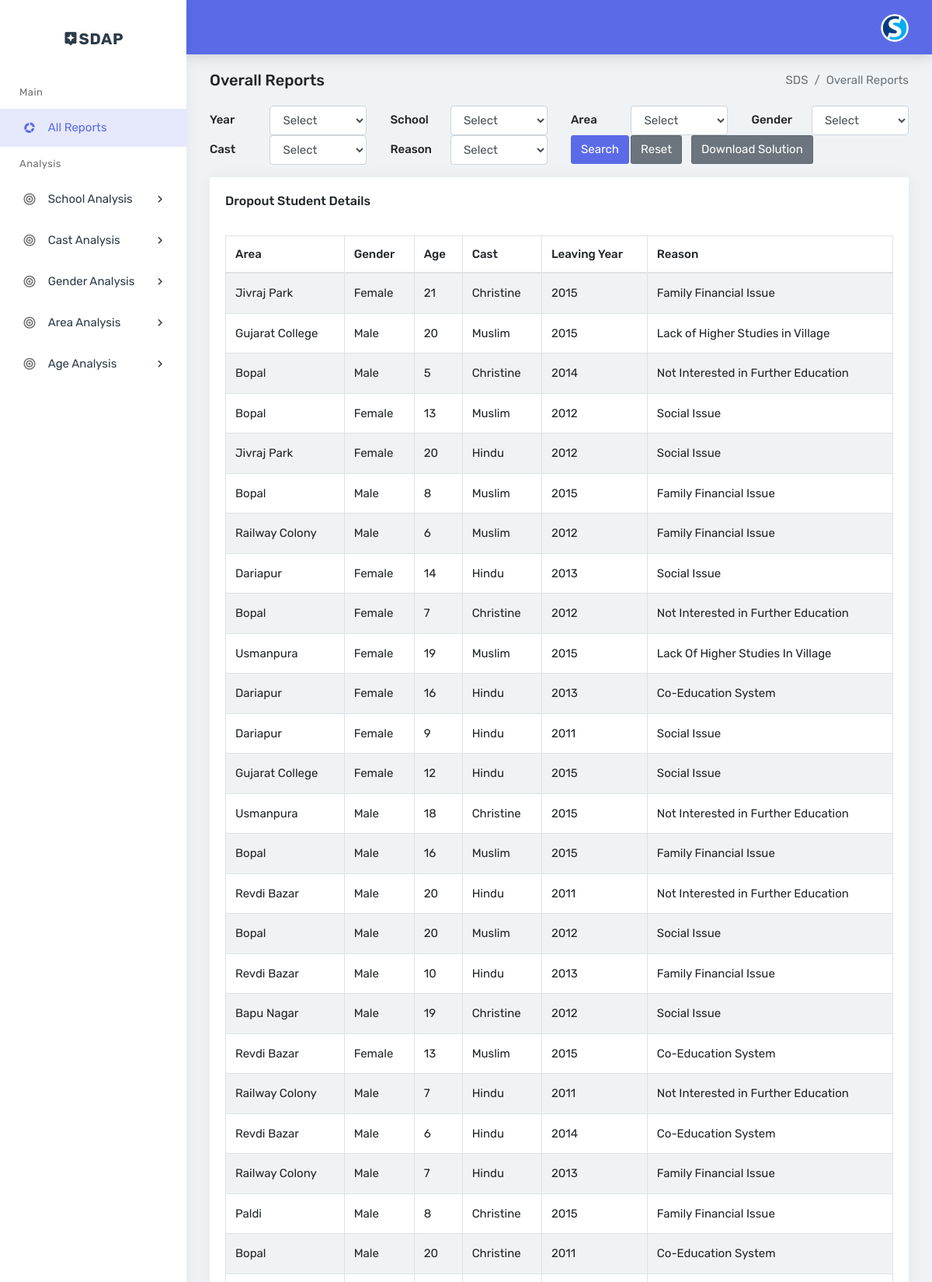
/media/index.php (upper part), run on the app's committed database.
### tables this page shows
CREATE TABLE `dropout_details` (
  `drop_id` int(10) NOT NULL,
  `name` varchar(30) DEFAULT NULL,
  `f_name` varchar(30) DEFAULT NULL,
  `street` varchar(30) DEFAULT NULL,
  `area` varchar(30) DEFAULT NULL,
  `city` varchar(30) DEFAULT NULL,
  `state` varchar(30) DEFAULT NULL,
  `pincode` int(10) DEFAULT NULL,
  `day` int(5) DEFAULT NULL,
  `month` varchar(20) DEFAULT NULL,
  `year` year(4) DEFAULT NULL,
  `cast` varchar(20) DEFAULT NULL,
  `gender` varchar(10) DEFAULT NULL,
  `std` varchar(50) DEFAULT NULL,
  `jyear` year(4) DEFAULT NULL,
  `lyear` year(4) DEFAULT NULL,
  `reason` varchar(200) DEFAULT NULL,
  `aadher_number` bigint(15) DEFAULT NULL,
  `school_id` int(10) DEFAULT NULL
);

### media/index.php (the view, shortened to what this page needs)
<?php
$school_counter = 0;
?>
<!DOCTYPE html>
<html>
<head>
        <link href="assets/plugins/morris/morris.css" rel="stylesheet">
        <link href="assets/css/bootstrap.min.css" rel="stylesheet" type="text/css">
        <link href="assets/css/icons.css" rel="stylesheet" type="text/css">
        <link href="assets/css/style.css" rel="stylesheet" type="text/css">
        <link href="assets/plugins/datatables/dataTables.bootstrap4.min.css" rel="stylesheet" type="text/css" />
        <link href="assets/plugins/datatables/buttons.bootstrap4.min.css" rel="stylesheet" type="text/css" />
        <link href="assets/plugins/datatables/responsive.bootstrap4.min.css" rel="stylesheet" type="text/css" />
    </head>
    <body class="fixed-left">
        <div id="wrapper">
            <div class="left side-menu">
                <div class="topbar-left">
                    <div class="text-center">
                        <a href="index.php" class="logo"><i class="mdi mdi-assistant"></i>SDAP</a>
                    </div>
                </div>
                <div class="sidebar-inner slimscrollleft">
                    <div id="sidebar-menu">
                        <ul>
                            <li class="menu-title">Main</li>
                           <li>
                                <a href="index.php" class="waves-effect">
                                    <i class="mdi mdi-chart-arc"></i>
                                    <span>All Reports <span class="badge badge-pill badge-primary float-right"></span></span>
                                </a>
                            </li>
                            <li class="menu-title">Analysis</li>
                                   <li class="has_sub">
                                <a href="javascript:void(0);" class="waves-effect"><i class="mdi mdi-bullseye"></i> <span> School Analysis </span> <span class="float-right"><i class="mdi mdi-chevron-right"></i></span></a>
                            </li>
			<li class="has_sub">
                                <a href="javascript:void(0);" class="waves-effect"><i class="mdi mdi-bullseye"></i> <span> Cast Analysis </span> <span class="float-right"><i class="mdi mdi-chevron-right"></i></span></a>
                            </li>
			<li class="has_sub">
                                <a href="javascript:void(0);" class="waves-effect"><i class="mdi mdi-bullseye"></i> <span> Gender Analysis </span> <span class="float-right"><i class="mdi mdi-chevron-right"></i></span></a>
                            </li>
			    <li class="has_sub">
                                <a href="javascript:void(0);" class="waves-effect"><i class="mdi mdi-bullseye"></i> <span> Area Analysis </span> <span class="float-right"><i class="mdi mdi-chevron-right"></i></span></a>
                            </li>
			    <li class="has_sub">
                                <a href="javascript:void(0);" class="waves-effect"><i class="mdi mdi-bullseye"></i> <span> Age Analysis </span> <span class="float-right"><i class="mdi mdi-chevron-right"></i></span></a>
                            </li>
                        </ul>
                    </div>
                </div>
            </div>
            <div class="content-page">
                <div class="content">
                    <div class="topbar">
                        <nav class="navbar-custom">
                            <ul class="list-inline float-right mb-0">
                                <li class="list-inline-item dropdown notification-list">
                                    <a class="nav-link dropdown-toggle arrow-none waves-effect nav-user" data-toggle="dropdown" href="#" role="button"
                                       aria-haspopup="false" aria-expanded="false">
                                        <img src="assets/images/sdap.png" alt="user" class="rounded-circle">
                                    </a>
                                </li>
                            </ul>
                            <div class="clearfix"></div>
                        </nav>
                    </div>
                    <div class="page-content-wrapper ">
                        <div class="container-fluid">
                            <div class="row">
                                <div class="col-sm-12">
                                    <div class="page-title-box">
                                        <div class="btn-group float-right">
                                            <ol class="breadcrumb hide-phone p-0 m-0">
                                                <li class="breadcrumb-item"><a href="#">SDS</a></li>
                                                <li class="breadcrumb-item active">Overall Reports</li>
                                            </ol>
                                        </div>
                                        <h4 class="page-title">Overall Reports</h4>
                                    </div>
                                </div>
                            </div>
			    <form action="index.php" method="post">
			<div class="form-group row">
			<label for="example-month-input" class="col-sm-1 col-form-label">Year</label>
                                                <div class="col-sm-2">
                                                    <select class="form-control" name="year">
                                                        <option value="0">Select</option>
                                                    </select>
                                                </div>
                                                <label for="example-month-input" class="col-sm-1 col-form-label">School</label>
                                                <div class="col-sm-2">
                                                    <select class="form-control" name="school">
                                                        <option value="0">Select</option>
                                                    </select>
                                                </div>
						<label for="example-month-input" class="col-sm-1 col-form-label">Area</label>
                                                <div class="col-sm-2">
                                                    <select class="form-control" name="area">
                                                        <option value="0">Select</option>
                                                    </select>
                                                </div>
						<label for="example-month-input" class="col-sm-1 col-form-label">Gender</label>
                                                <div class="col-sm-2">
                                                    <select class="form-control" name="gender">
                                                        <option value="0">Select</option>
                                                    </select>
                                                </div>
						<label for="example-month-input" class="col-sm-1 col-form-label">Cast</label>
                                                <div class="col-sm-2">
                                                    <select class="form-control" name="cast">
                                                        <option value="0">Select</option>
                                                    </select>
                                                </div>
						<label for="example-month-input" class="col-sm-1 col-form-label">Reason</label>
                                                <div class="col-sm-2">
                                                    <select class="form-control" name="reason">
                                                        <option value="0">Select</option>
                                                    </select>
                                                </div>
                                                    <div class="col-sm-1">
                                                        <button type="submit" class="btn btn-primary waves-effect waves-light">Search</button>
                                                    </div>
						      <div class="col-sm-1">
						    <button type="reset" class="btn btn-secondary waves-effect m-l-5">Reset</button>
						    </div>
						     <div class="col-sm-1">
						   <a href="Solution.pdf"><button type="button" class="btn btn-secondary waves-effect m-l-5">Download Solution</button></a>
						    </div>
                                            </div> </form>
					    <div class="row">
                                <div class="col-12">
                                    <div class="card m-b-30">
                                        <div class="card-body">
                                            <h4 class="mt-0 header-title">Dropout Student Details</h4> <br>
                                            <table id="datatable-buttons" class="table table-striped table-bordered" cellspacing="0" width="100%">
                                                 <thead>
                                                <tr>
                                                    <th>Area</th>
                                                    <th>Gender</th>
                                                    <th>Age</th>
					<th>Cast</th>
					<th>Leaving Year</th>
					<th>Reason</th>
                                                </tr>
                                                </thead>
                                                <tbody>
                                                <?php
						if(isset($_REQUEST['year']) or isset($_REQUEST['school']) or isset($_REQUEST['gender']) or isset($_REQUEST['cast']))
						{
							include("../connection.php");
							$s = $_REQUEST['school'];
							$sql1 =  "select school_id, name from school_details where name like '$s%'";
							$res = mysqli_query($conn,$sql1);
							$row = mysqli_fetch_array($res);
							$sid=$row[0];
							$schoolName=$row[1];
							$query = "";
							if($_REQUEST["year"] != "0"){
								$query = "SELECT * FROM `dropout_details` WHERE `lyear`=".$_REQUEST["year"];
							}
							if($_REQUEST["school"] != "0"){
								if($query == ""){
									$query = "SELECT * FROM `dropout_details` WHERE `school_id`=".$sid;
								}else{
									$query .= " AND `school_id`=".$sid;
								}
							}
							if($_REQUEST["cast"] != "0"){
								if($query == ""){
									$query = "SELECT * FROM `dropout_details` WHERE `cast`='".$_REQUEST["cast"]."'";
								}else{
									$query .= " AND `cast`='".$_REQUEST['cast']."'";
								}
							}
							if($_REQUEST["gender"] != "0"){
								if($query == ""){
									$query = "SELECT * FROM `dropout_details` WHERE `gender`=".$_REQUEST["gender"]."'";
								}else{
									$query .= " AND `gender`='".$_REQUEST["gender"]."'";
								}
							}
							$result = mysqli_query($conn,$query) or die(mysqli_error($conn)) ;
							while($row=mysqli_fetch_array($result))
							{
								$school_counter++;
								extract($row);
								$dd = "$year"."-"."$month"."-"."$day";
								$dateOfBirth = $dd;
								$today = date("Y-m-d");
								$diff = date_diff(date_create($dateOfBirth), date_create($today));
								$age =  $diff->format('%y');
								echo "<tr>";
								echo "<td> $area </td>";
								echo "<td> $gender </td>";
								echo "<td> $age </td>";
								echo "<td> $cast </td>";
								echo "<td> $lyear </td>";
								echo "<td> $reason </td>";
								echo "</tr>";
							}
						}
						else
						{
							include("../connection.php");
							$sql = "select * from dropout_details";
							$result = mysqli_query($conn,$sql);
							while($row=mysqli_fetch_array($result))
							{
								extract($row);
								$dd = "$year"."-"."$month"."-"."$day";
								$dateOfBirth = $dd;
								$today = date("Y-m-d");
								$diff = date_diff(date_create($dateOfBirth), date_create($today));
								$age =  $diff->format('%y');
								echo "<tr>";
								echo "<td> $area </td>";
								echo "<td> $gender </td>";
								echo "<td> $age </td>";
								echo "<td> $cast </td>";
								echo "<td> $lyear </td>";
								echo "<td> $reason </td>";
								echo "</tr>";
							}
						}
					?>
                                                </tbody>
                                            </table>
					    <br /><br />
                                        </div>
                                    </div>
                                </div>
                            </div>
    </body>
</html>

### data on the page
dropout_details: area "Jivraj Park", gender "Female", age "21", cast "Christine", lyear "2015", reason "Family Financial Issue"
dropout_details: area "Gujarat College", gender "Male", age "20", cast "Muslim", lyear "2015", reason "Lack of Higher Studies in Village"
dropout_details: area "Bopal", gender "Male", age "5", cast "Christine", lyear "2014", reason "Not Interested in Further Education"
dropout_details: area "Bopal", gender "Female", age "13", cast "Muslim", lyear "2012", reason "Social Issue"
dropout_details: area "Jivraj Park", gender "Female", age "20", cast "Hindu", lyear "2012", reason "Social Issue"
dropout_details: area "Bopal", gender "Male", age "8", cast "Muslim", lyear "2015", reason "Family Financial Issue"
dropout_details: area "Railway Colony", gender "Male", age "6", cast "Muslim", lyear "2012", reason "Family Financial Issue"
dropout_details: area "Dariapur", gender "Female", age "14", cast "Hindu", lyear "2013", reason "Social Issue"
dropout_details: area "Bopal", gender "Female", age "7", cast "Christine", lyear "2012", reason "Not Interested in Further Education"
dropout_details: area "Usmanpura", gender "Female", age "19", cast "Muslim", lyear "2015", reason "Lack Of Higher Studies In Village"
dropout_details: area "Dariapur", gender "Female", age "16", cast "Hindu", lyear "2013", reason "Co-Education System"
dropout_details: area "Dariapur", gender "Female", age "9", cast "Hindu", lyear "2011", reason "Social Issue"
dropout_details: area "Gujarat College", gender "Female", age "12", cast "Hindu", lyear "2015", reason "Social Issue"
dropout_details: area "Usmanpura", gender "Male", age "18", cast "Christine", lyear "2015", reason "Not Interested in Further Education"
dropout_details: area "Bopal", gender "Male", age "16", cast "Muslim", lyear "2015", reason "Family Financial Issue"
dropout_details: area "Revdi Bazar", gender "Male", age "20", cast "Hindu", lyear "2011", reason "Not Interested in Further Education"
dropout_details: area "Bopal", gender "Male", age "20", cast "Muslim", lyear "2012", reason "Social Issue"
dropout_details: area "Revdi Bazar", gender "Male", age "10", cast "Hindu", lyear "2013", reason "Family Financial Issue"
dropout_details: area "Bapu Nagar", gender "Male", age "19", cast "Christine", lyear "2012", reason "Social Issue"
dropout_details: area "Revdi Bazar", gender "Female", age "13", cast "Muslim", lyear "2015", reason "Co-Education System"
dropout_details: area "Railway Colony", gender "Male", age "7", cast "Hindu", lyear "2011", reason "Not Interested in Further Education"
dropout_details: area "Revdi Bazar", gender "Male", age "6", cast "Hindu", lyear "2014", reason "Co-Education System"
dropout_details: area "Railway Colony", gender "Male", age "7", cast "Hindu", lyear "2013", reason "Family Financial Issue"
dropout_details: area "Paldi", gender "Male", age "8", cast "Christine", lyear "2015", reason "Family Financial Issue"
dropout_details: area "Bopal", gender "Male", age "20", cast "Christine", lyear "2011", reason "Co-Education System"
